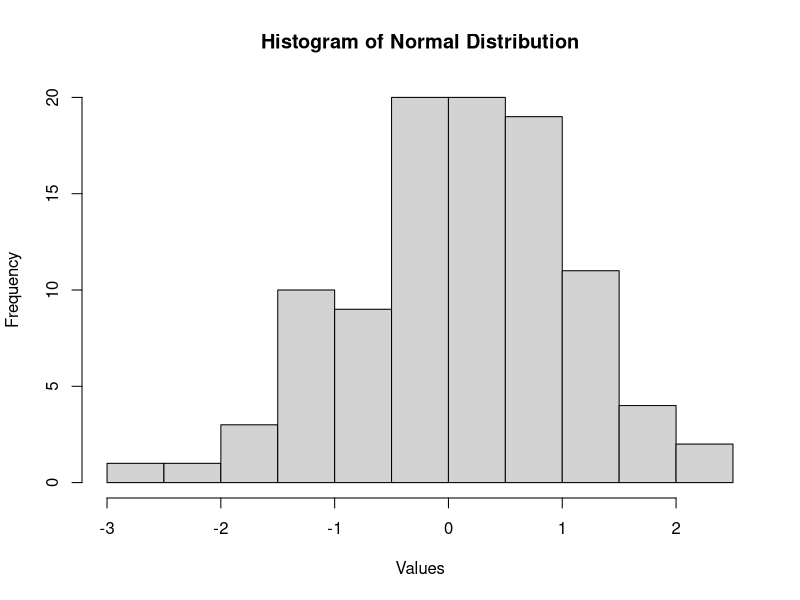
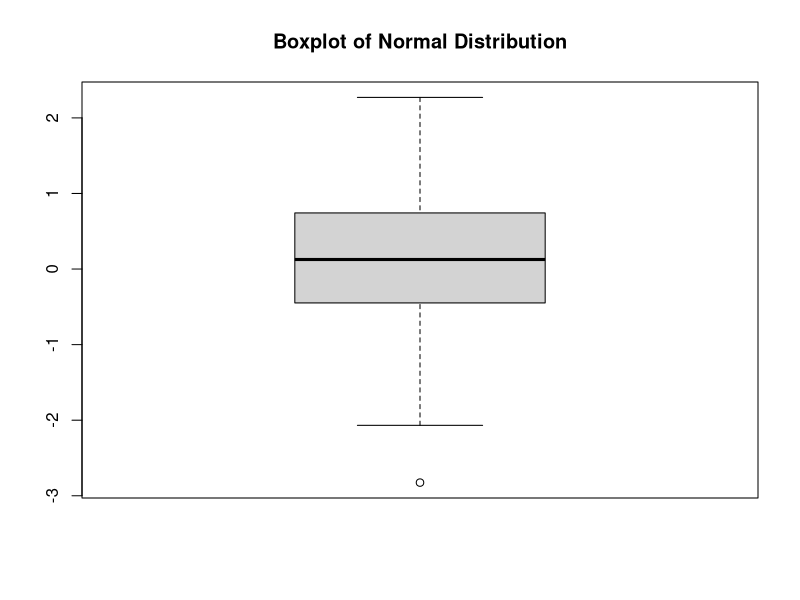
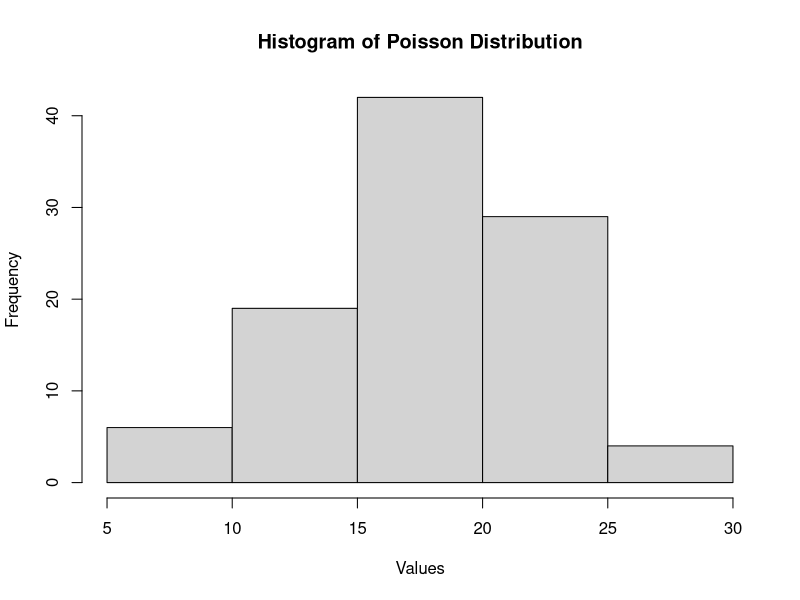

Write R code to recreate these figures, in order.
## ---- chunk 1
1 * 2 * 3 * 4 * 5 * 6 * 7 * 8 * 9 * 10
## ---- chunk 2
product <- 1
for (i in 1:10) {
  product <- product * i
}
product
## ---- chunk 3
prod(1:10)
## ---- chunk 4
factorial(10)
## ---- chunk 5
height <- c(168, 172, 165, 180, 174)
weight <- c(65, 70, 60, 85, 75)
HWFrame <- data.frame(height, weight)
print(HWFrame)
## ---- chunk 6
mean_height <- mean(HWFrame$height)
variance_height <- var(HWFrame$height)
## ---- chunk 7
correlation <- cor(HWFrame$height, HWFrame$weight)
## ---- chunk 8
minutes <- c(65, 55, 28, 0, 80, 100, 23)
summary(minutes)
## ---- chunk 9
days_over_50 <- sum(minutes >= 50)
percentage_over_50 <- (days_over_50 / length(minutes)) * 100
## ---- chunk 10
x <- rnorm(100)
hist(x, main="Histogram of Normal Distribution", xlab="Values")
## ---- chunk 11
boxplot(x, main="Boxplot of Normal Distribution")
## ---- chunk 12
y <- rpois(100, lambda = 18)
hist(y, main="Histogram of Poisson Distribution", xlab="Values")
